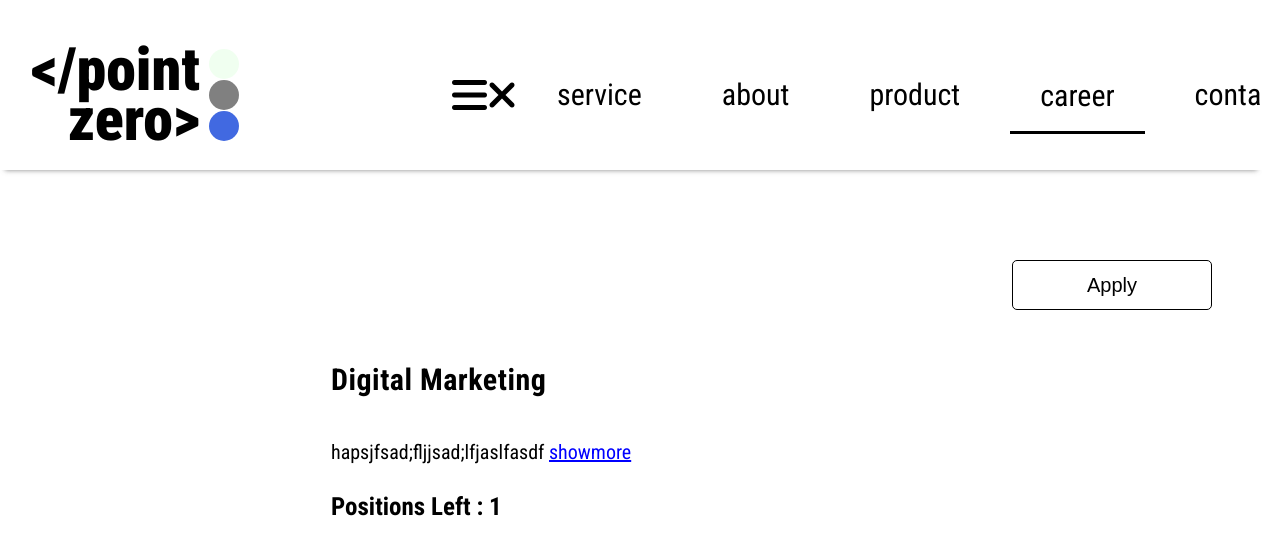
The app's page /careers/ with its own data.
### webapp/models.py (models this page shows, shortened)
class Career(models.Model):
    id = models.UUIDField(primary_key=True, default=uuid.uuid4, editable=False)
    vacancy_title=models.CharField(max_length=50,blank=False,null=False,unique=True)
    total_positions=models.IntegerField(default=1)
    description=models.CharField(max_length=10000,default="")
    status=models.BooleanField(default=True)
    created_at = models.DateTimeField(default=timezone.now)

### webapp/views.py (the view)
# urls.py: path('careers/',career,name="career"),
def career(request):
    careers = Career.objects.all()
    form = {"careers": careers}
    return render(request, "webapp/career.html", form)

### templates/webapp/career.html (shortened to what this page needs)
{% extends "webapp/base.html" %} {% load static %}
{% block start_content %}
<div style="display:flex;flex-direction:column;align-items:flex-end">
      <input style="width:200px;margin-right:50px"
      onclick="location.href={% url 'main_web:apply_jobs' %}"
      value="Apply"
       type="button" class="ContactUs_Left_InputBox_ButtonSend"/>
<div class="Services">
  {% for career in careers %}
      <div class="Services_Box">
        <div class="Services_Box_Heading">
          <h4>
            {{career.vacancy_title}}
          </h4>
        </div>
        <p id="showmore{{career.id}}">
          {{career.description|truncatechars:300}}
          <u onclick="handleshowmore('{{career.id}}')" style="color:blue;cursor:pointer">showmore</u>
        </p>
        <br/>
        <h1 style="font-size:25px">Positions Left : {{career.total_positions}} </h1>
      </div>
    {% endfor %}
</div>
</div>
{% endblock start_content %}

### static/css/base.css (style rules this page uses)
*, *::after, *::before { margin: 0; padding: 0; box-sizing: inherit; }
html { font-size: 62.5%; }
body { padding: 0; margin: 0; box-sizing: border-box; }
body { font-weight: 400; line-height: 1.7; color: black; background: white; font-family: "Roboto Condensed", Times, serif !important; }
.Services { height: auto; display: flex; flex-wrap: wrap; align-items: center; justify-content: space-around; padding: 0 auto; max-width: 140rem; width: 100%; margin: 0 auto; }
.Services_Box { width: 60rem; height: 30rem; margin: 2rem; }
.Services_Box_Heading { height: 9rem; margin-bottom: 5px; position: relative; }
.Services_Box_Heading h4 { line-height: 8rem; font-size: 3rem; letter-spacing: 0.05rem; transition: all 1s ease-in; animation: textSize 1.5s ease-out; margin-bottom: 1rem; width: 25rem; }
.Services_Box p { font-size: 2rem; }
.ContactUs_Left_InputBox_ButtonSend { width: 100%; height: 5rem; border-radius: 0.5rem; background: white !important; font-size: 2rem; color:black; border:1px solid black; margin: 1rem 0; }

### records on screen
Career: vacancy_title "Digital Marketing", description "hapsjfsad;fljjsad;lfjaslfasdf", total_positions "1"
